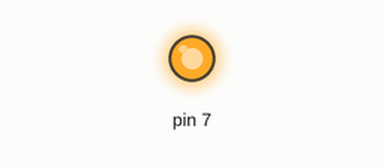
The program below on a simulated Raspberry Pi (header pin numbers). Shown: output pins drawn as LEDs (lit = HIGH).

Above: at 0.1 s.
Timing chart, 0 to 1.6 s (numbered marks = the images above):
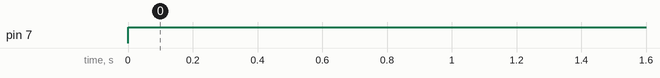

Measured:
- by itself, pin 7: LOW → HIGH at 0.00 s

The program:

Motor_Controller.py
```python
# Python code written for the purpose of controlling a motorised pump for circulation purposes whilst performing long term measurements within water.
# Written for the University of Cape Town Research Group
# Written by Joab Gray Kloppers: KLPJOA002

import RPi.GPIO as GPIO
import time

Period = 10 #define the Period and duty cycle of the motorised pump (A single On-Off cycle is one period: on for 2 seconds, off for 4 = a 6s period)
Duty_Cycle = 1 #duty cycle is the percentage of time the motor is on for the period. e.g. 10s period with 0.2 duty cycle = on for 2 seconds, off for 8

Default_Mode = 0 #Default mode to determing weather the motor is on by default or off by default. 0: Motor on when GPIO pin goes high, 1: Motor off when GPIO pin goes high


def main():
    Frequency = 1/Period
    if not Default_Mode: #assign the correct pin duty cycle to match the desired motor duty cycle depending on default motor mode.
        Pin_High_Time = (1/Frequency)*Duty_Cycle
        Pin_Low_Time = (1/Frequency)-Pin_High_Time
    else:
        Pin_Low_Time = (1/Frequency)*Duty_Cycle
        Pin_High_Time = (1/Frequency)-Pin_Low_Time


    while True:
        GPIO.setmode(GPIO.BOARD) #initilise the board GPIO pins
        GPIO.setup(7,GPIO.OUT)  #using GPIO 4 or Pin 7
        GPIO.output(7,1) #set the GPIO pin high


        time.sleep(Pin_High_Time) #wait for the desired Pin High Time

        GPIO.output(7,0) #set the GPIO pin Low
        GPIO.cleanup() #do the GPIO Cleanup procedure

        time.sleep(Pin_Low_Time) #wait for the desired Pin Low Time


if __name__=='__main__':
    main()
```
